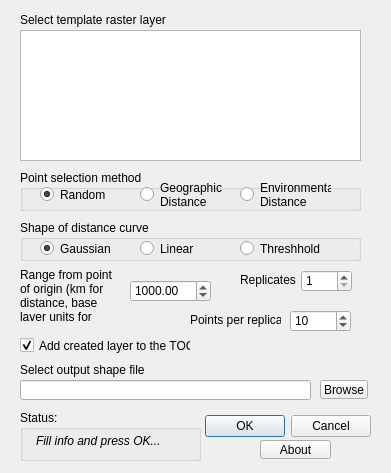
<?xml version="1.0" encoding="UTF-8"?>
<ui version="4.0">
 <class>PseudoDist</class>
 <widget class="QDialog" name="PseudoDist">
  <property name="geometry">
   <rect>
    <x>0</x>
    <y>0</y>
    <width>391</width>
    <height>473</height>
   </rect>
  </property>
  <property name="windowTitle">
   <string>PseudoDist Plugin</string>
  </property>
  <widget class="QDialogButtonBox" name="buttonBox">
   <property name="geometry">
    <rect>
     <x>200</x>
     <y>410</y>
     <width>171</width>
     <height>32</height>
    </rect>
   </property>
   <property name="orientation">
    <enum>Qt::Horizontal</enum>
   </property>
   <property name="standardButtons">
    <set>QDialogButtonBox::Cancel|QDialogButtonBox::Ok</set>
   </property>
  </widget>
  <widget class="QLineEdit" name="outShape">
   <property name="geometry">
    <rect>
     <x>20</x>
     <y>380</y>
     <width>291</width>
     <height>20</height>
    </rect>
   </property>
  </widget>
  <widget class="QToolButton" name="outButton">
   <property name="geometry">
    <rect>
     <x>320</x>
     <y>380</y>
     <width>48</width>
     <height>19</height>
    </rect>
   </property>
   <property name="text">
    <string>Browse</string>
   </property>
  </widget>
  <widget class="QCheckBox" name="addToToc">
   <property name="geometry">
    <rect>
     <x>20</x>
     <y>330</y>
     <width>171</width>
     <height>31</height>
    </rect>
   </property>
   <property name="text">
    <string>Add created layer to the TOC</string>
   </property>
   <property name="checked">
    <bool>true</bool>
   </property>
  </widget>
  <widget class="QGroupBox" name="groupBox">
   <property name="geometry">
    <rect>
     <x>20</x>
     <y>410</y>
     <width>181</width>
     <height>51</height>
    </rect>
   </property>
   <property name="sizePolicy">
    <sizepolicy hsizetype="Preferred" vsizetype="Fixed">
     <horstretch>0</horstretch>
     <verstretch>0</verstretch>
    </sizepolicy>
   </property>
   <property name="minimumSize">
    <size>
     <width>0</width>
     <height>45</height>
    </size>
   </property>
   <property name="title">
    <string>Status:</string>
   </property>
   <widget class="QLabel" name="statusLabel">
    <property name="geometry">
     <rect>
      <x>16</x>
      <y>20</y>
      <width>151</width>
      <height>21</height>
     </rect>
    </property>
    <property name="sizePolicy">
     <sizepolicy hsizetype="Preferred" vsizetype="Fixed">
      <horstretch>0</horstretch>
      <verstretch>0</verstretch>
     </sizepolicy>
    </property>
    <property name="font">
     <font>
      <weight>50</weight>
      <italic>true</italic>
      <bold>false</bold>
      <stylestrategy>PreferDefault</stylestrategy>
      <kerning>true</kerning>
     </font>
    </property>
    <property name="text">
     <string>Fill info and press OK...</string>
    </property>
    <property name="textFormat">
     <enum>Qt::AutoText</enum>
    </property>
   </widget>
  </widget>
  <widget class="QGroupBox" name="groupBox_2">
   <property name="geometry">
    <rect>
     <x>20</x>
     <y>170</y>
     <width>341</width>
     <height>41</height>
    </rect>
   </property>
   <property name="toolTip">
    <string>Select points based on i) complete random selection. ii) distance from a point of origin.  iii) environmental distance from the point of origin</string>
   </property>
   <property name="title">
    <string>Point selection method</string>
   </property>
   <widget class="QRadioButton" name="distanceButton">
    <property name="geometry">
     <rect>
      <x>120</x>
      <y>9</y>
      <width>82</width>
      <height>31</height>
     </rect>
    </property>
    <property name="text">
     <string>Geographic 
Distance</string>
    </property>
    <attribute name="buttonGroup">
     <string>methodButtons</string>
    </attribute>
   </widget>
   <widget class="QRadioButton" name="responsiveButton">
    <property name="geometry">
     <rect>
      <x>220</x>
      <y>9</y>
      <width>91</width>
      <height>31</height>
     </rect>
    </property>
    <property name="text">
     <string>Environmental
Distance</string>
    </property>
    <attribute name="buttonGroup">
     <string>methodButtons</string>
    </attribute>
   </widget>
   <widget class="QRadioButton" name="randomButton">
    <property name="geometry">
     <rect>
      <x>20</x>
      <y>9</y>
      <width>82</width>
      <height>31</height>
     </rect>
    </property>
    <property name="text">
     <string>Random</string>
    </property>
    <property name="checked">
     <bool>true</bool>
    </property>
    <attribute name="buttonGroup">
     <string>methodButtons</string>
    </attribute>
   </widget>
  </widget>
  <widget class="QSpinBox" name="outPoints">
   <property name="geometry">
    <rect>
     <x>290</x>
     <y>310</y>
     <width>61</width>
     <height>22</height>
    </rect>
   </property>
   <property name="toolTip">
    <string>Number of points to generate per replicate</string>
   </property>
   <property name="minimum">
    <number>1</number>
   </property>
   <property name="maximum">
    <number>1000000</number>
   </property>
   <property name="value">
    <number>10</number>
   </property>
  </widget>
  <widget class="QLabel" name="label">
   <property name="geometry">
    <rect>
     <x>190</x>
     <y>310</y>
     <width>91</width>
     <height>20</height>
    </rect>
   </property>
   <property name="text">
    <string>Points per replicate</string>
   </property>
  </widget>
  <widget class="QSpinBox" name="outReps">
   <property name="geometry">
    <rect>
     <x>301</x>
     <y>270</y>
     <width>51</width>
     <height>22</height>
    </rect>
   </property>
   <property name="toolTip">
    <string>Number of replicate data-sets to generate</string>
   </property>
   <property name="minimum">
    <number>1</number>
   </property>
   <property name="maximum">
    <number>10000</number>
   </property>
   <property name="value">
    <number>1</number>
   </property>
  </widget>
  <widget class="QLabel" name="label_2">
   <property name="geometry">
    <rect>
     <x>240</x>
     <y>270</y>
     <width>61</width>
     <height>20</height>
    </rect>
   </property>
   <property name="text">
    <string>Replicates</string>
   </property>
  </widget>
  <widget class="QLabel" name="label_3">
   <property name="geometry">
    <rect>
     <x>20</x>
     <y>270</y>
     <width>101</width>
     <height>51</height>
    </rect>
   </property>
   <property name="text">
    <string>Range from point of origin (km for distance, base layer units for responsive)</string>
   </property>
   <property name="wordWrap">
    <bool>true</bool>
   </property>
  </widget>
  <widget class="QGroupBox" name="groupBox_3">
   <property name="geometry">
    <rect>
     <x>20</x>
     <y>220</y>
     <width>341</width>
     <height>41</height>
    </rect>
   </property>
   <property name="toolTip">
    <string>Distance based response curve describes how probability of selection declines with distance from the point of origin</string>
   </property>
   <property name="title">
    <string>Shape of distance curve</string>
   </property>
   <widget class="QRadioButton" name="linearButton">
    <property name="geometry">
     <rect>
      <x>120</x>
      <y>20</y>
      <width>82</width>
      <height>17</height>
     </rect>
    </property>
    <property name="text">
     <string>Linear</string>
    </property>
   </widget>
   <widget class="QRadioButton" name="threshholdButton">
    <property name="geometry">
     <rect>
      <x>220</x>
      <y>20</y>
      <width>82</width>
      <height>17</height>
     </rect>
    </property>
    <property name="text">
     <string>Threshhold</string>
    </property>
   </widget>
   <widget class="QRadioButton" name="gaussianButton">
    <property name="geometry">
     <rect>
      <x>20</x>
      <y>20</y>
      <width>82</width>
      <height>17</height>
     </rect>
    </property>
    <property name="text">
     <string>Gaussian</string>
    </property>
    <property name="checked">
     <bool>true</bool>
    </property>
   </widget>
  </widget>
  <widget class="QListWidget" name="rasterLayers">
   <property name="geometry">
    <rect>
     <x>20</x>
     <y>30</y>
     <width>341</width>
     <height>131</height>
    </rect>
   </property>
   <property name="cursor" stdset="0">
    <cursorShape>ArrowCursor</cursorShape>
   </property>
   <property name="toolTip">
    <string>&lt;!DOCTYPE HTML PUBLIC &quot;-//W3C//DTD HTML 4.0//EN&quot; &quot;http://www.w3.org/TR/REC-html40/strict.dtd&quot;&gt;
&lt;html&gt;&lt;head&gt;&lt;meta name=&quot;qrichtext&quot; content=&quot;1&quot; /&gt;&lt;style type=&quot;text/css&quot;&gt;
p, li { white-space: pre-wrap; }
&lt;/style&gt;&lt;/head&gt;&lt;body style=&quot; font-family:'Tahoma'; font-size:8.25pt; font-weight:400; font-style:normal;&quot;&gt;
&lt;p style=&quot; margin-top:0px; margin-bottom:0px; margin-left:0px; margin-right:0px; -qt-block-indent:0; text-indent:0px;&quot;&gt;Select at least one layer here to act as a template to define the extent of the data.&lt;/p&gt;
&lt;p style=&quot; margin-top:0px; margin-bottom:0px; margin-left:0px; margin-right:0px; -qt-block-indent:0; text-indent:0px;&quot;&gt;Note that for the responsive method multiple layers can be selected and the point responsiveness will be tuned to each layer equally.&lt;/p&gt;&lt;/body&gt;&lt;/html&gt;</string>
   </property>
   <property name="editTriggers">
    <set>QAbstractItemView::DoubleClicked|QAbstractItemView::EditKeyPressed</set>
   </property>
   <property name="selectionMode">
    <enum>QAbstractItemView::SingleSelection</enum>
   </property>
   <property name="viewMode">
    <enum>QListView::ListMode</enum>
   </property>
  </widget>
  <widget class="QLabel" name="label_4">
   <property name="geometry">
    <rect>
     <x>20</x>
     <y>10</y>
     <width>151</width>
     <height>20</height>
    </rect>
   </property>
   <property name="text">
    <string>Select template raster layer</string>
   </property>
  </widget>
  <widget class="QDoubleSpinBox" name="outRange">
   <property name="geometry">
    <rect>
     <x>130</x>
     <y>280</y>
     <width>81</width>
     <height>22</height>
    </rect>
   </property>
   <property name="toolTip">
    <string>Distance at which the probability of selection should become zero (or &lt;0.05) for gaussian curve</string>
   </property>
   <property name="maximum">
    <double>40000000.000000000000000</double>
   </property>
   <property name="value">
    <double>1000.000000000000000</double>
   </property>
  </widget>
  <widget class="QLabel" name="label_5">
   <property name="geometry">
    <rect>
     <x>20</x>
     <y>360</y>
     <width>151</width>
     <height>20</height>
    </rect>
   </property>
   <property name="text">
    <string>Select output shape file</string>
   </property>
  </widget>
  <widget class="QToolButton" name="aboutButton">
   <property name="geometry">
    <rect>
     <x>260</x>
     <y>440</y>
     <width>71</width>
     <height>19</height>
    </rect>
   </property>
   <property name="text">
    <string>About</string>
   </property>
  </widget>
 </widget>
 <resources/>
 <connections>
  <connection>
   <sender>buttonBox</sender>
   <signal>accepted()</signal>
   <receiver>PseudoDist</receiver>
   <slot>accept()</slot>
   <hints>
    <hint type="sourcelabel">
     <x>248</x>
     <y>254</y>
    </hint>
    <hint type="destinationlabel">
     <x>157</x>
     <y>274</y>
    </hint>
   </hints>
  </connection>
  <connection>
   <sender>buttonBox</sender>
   <signal>rejected()</signal>
   <receiver>PseudoDist</receiver>
   <slot>reject()</slot>
   <hints>
    <hint type="sourcelabel">
     <x>316</x>
     <y>260</y>
    </hint>
    <hint type="destinationlabel">
     <x>286</x>
     <y>274</y>
    </hint>
   </hints>
  </connection>
 </connections>
 <buttongroups>
  <buttongroup name="methodButtons"/>
 </buttongroups>
</ui>
